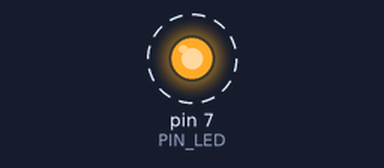
The sketch below on a simulated Arduino Uno, built with avr-gcc and run on an emulated ATmega328P. Shown: output pins drawn as LEDs (lit = HIGH). Dashed ring = blinking. At 2.0 s the program stops and its outputs stay as they are.

Above: at 1.05 s.
Timing chart, 0 to 3.5 s (numbered marks = the images above):
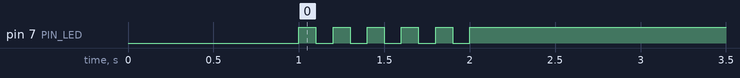

Measured:
- by itself, pin 7 (PIN_LED): alternates HIGH for 0.10 s and LOW for 0.10 s, 11 changes in all, then stays HIGH

The sketch:

05_practice_2.ino
```cpp
#define PIN_LED 7
unsigned int count, toggle;

void setup() {
  pinMode(PIN_LED, OUTPUT);
  Serial.begin(115200); // Initialize serial port
  digitalWrite(PIN_LED, 0); // turn off LED.
  delay(1000);
}

void loop() {
  for (int Value = 0; Value <5; Value += 1) {
  digitalWrite(PIN_LED, 1); // update LED status.
  delay(100); // wait for 100 milliseconds
  digitalWrite(PIN_LED, 0); // update LED status.
  delay(100); // wait for 100 milliseconds
  }
  while(1){
    digitalWrite(PIN_LED, 1); //update LED status.
  }
}

int toggle_state(int toggle) {
  return toggle;
}
```
